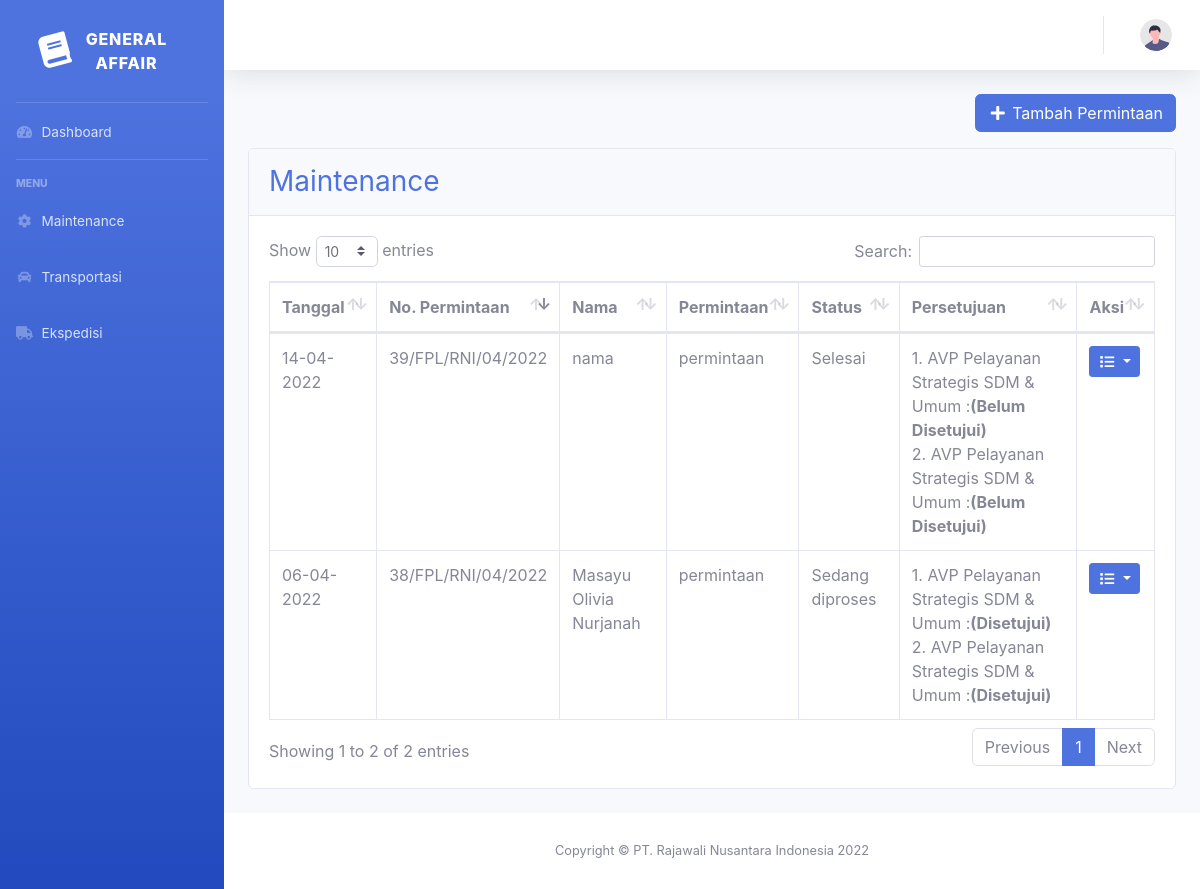
The app's page /index.php/admin/pMaintenance with its own data.
### tables this page shows
CREATE TABLE `maintenance` (
  `id` int(11) NOT NULL,
  `nama` varchar(255) NOT NULL,
  `divisi` varchar(100) NOT NULL,
  `permintaan` varchar(255) NOT NULL,
  `keterangan` varchar(255) NOT NULL,
  `status` varchar(100) NOT NULL,
  `tanggal` date NOT NULL,
  `pemeriksa` varchar(100) NOT NULL,
  `file` varchar(255) NOT NULL,
  `user_id` int(11) NOT NULL,
  `ttd_avp` varchar(50) NOT NULL,
  `ttd_pemeriksa` varchar(50) NOT NULL
);

### application/controllers/Admin.php (called while the page is built, shortened)
<?php
class Admin extends CI_Controller
{
    var $role_id, $role;
    public function __construct()
    {
        $this->load->model('Maintenance_model');
        $this->load->model('Ekspedisi_model');
        $this->load->model('Approval_model');
        $this->load->model('User_model');
        $this->load->model('Transportasi_model');
        $this->load->model('Mobil_model');
        $this->role_id = $this->session->userdata('role_id');
        if ($this->role_id == 1) {
            $this->role = 'admin';
        } elseif ($this->role == 2) {
            $this->role = 'pemeriksa';
        } elseif ($this->role == 3) {
            $this->role = 'staff';
        } else {
            $this->role = 'umum';
        }
    }
    public function pMaintenance()
    {
        $data['title'] = "Maintenance";
        $data['data'] = $this->Maintenance_model->select('maintenance');
        $data['role_id'] = $this->role_id;
        $data['role'] = $this->role;
        $data['user'] = $this->db->get_where('user', ['nip' => $this->session->userdata('nip')])->row_array();
        $this->load->view('templates/header', $data);
        $this->load->view('templates/sidebar', $data);
        $this->load->view('templates/topbar', $data);
        $this->load->view('permintaan/maintenance', $data);
        $this->load->view('templates/footer');
    }
}

### index.php (called while the page is built, shortened)
<?php
require_once BASEPATH.'core/CodeIgniter.php';

### application/models/Maintenance_model.php (called while the page is built, shortened)
<?php
class Maintenance_model extends CI_Model
{
    public function select($table)
    {
        return $this->db->get("$table")->result_array();
    }
}

### application/views/permintaan/maintenance.php (the view, shortened to what this page needs)
<div class="container-fluid">
    <div class="row">
        <div class="col-sm-4">
        </div>
        <div class="col my-auto">
            <a class="float-right btn btn btn-primary mb-3" type="button" href="<?= base_url("$role/mTambah") ?>">
                <i class="fas fa-fw fa-plus"></i> Tambah Permintaan
            </a>
        </div>
    </div>
    <div class="card mb-4">
        <div class="card-header py-3">
            <h3 class="m-0 text-primary">Maintenance</h3>
        </div>
        <div class="card-body">
            <div class="table-responsive">
                <table class="table table-bordered" id="maintenance" width="100%" cellspacing="0">
                    <thead>
                        <tr>
                            <th>Tanggal</th>
                            <th>No. Permintaan</th>
                            <th>Nama</th>
                            <th>Permintaan</th>
                            <th>Status</th>
                            <th>Persetujuan</th>
                            <th>Aksi</th>
                        </tr>
                    </thead>
                    <tbody>
                        <?php
                        foreach ($data as $row) {
                            $tanggal = date_create($row['tanggal']);
                        ?>
                            <tr>
                                <td><?= date_format($tanggal, "d-m-Y") ?></td>
                                <td><?= $row['id'] ?>/FPL/RNI/<?= date_format($tanggal, "m/Y") ?></td>
                                <td><?= $row['nama'] ?></td>
                                <td><?= $row['permintaan'] ?></td>
                                <td><?= $row['status'] ?></td>
                                <td>
                                    1. AVP Pelayanan Strategis SDM & Umum :<b>(<?= $row['ttd_avp'] ?>)</b>
                                    <br>
                                    2. <?= $row['pemeriksa'] ?> :<b>(<?= $row['ttd_pemeriksa'] ?>)</b>
                                </td>
                                <td>
                                    <div class="dropdown">
                                        <button class="btn btn-primary btn-sm dropdown-toggle" type="button" id="aksi" data-toggle="dropdown" aria-expanded="false">
                                            <i class="fas fa-fw fa-list"></i>
                                        </button>
                                    </div>
                                </td>
                            </tr>
                        <?php
                        }
                        ?>
                    </tbody>
                </table>
            </div>
        </div>
    </div>
</div>
</div>

### records on screen
maintenance: tanggal "06-04-2022", id "38", tanggal "04/2022", nama "Masayu Olivia Nurjanah", permintaan "permintaan", status "Sedang diproses", ttd_avp "Disetujui", pemeriksa "AVP Pelayanan Strategis SDM & Umum", ttd_pemeriksa "Disetujui"
maintenance: tanggal "14-04-2022", id "39", tanggal "04/2022", nama "nama", permintaan "permintaan", status "Selesai", ttd_avp "Belum Disetujui", pemeriksa "AVP Pelayanan Strategis SDM & Umum", ttd_pemeriksa "Belum Disetujui"
